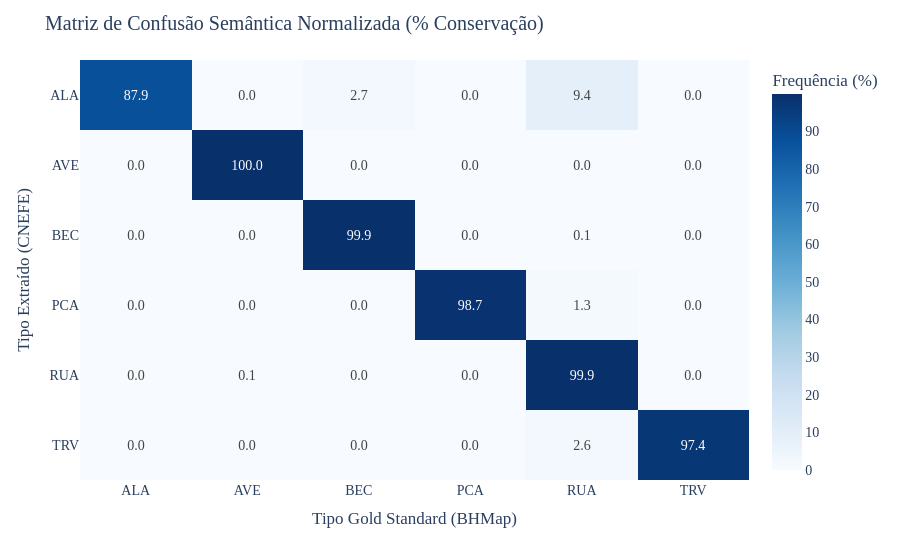

This figure's notebook cell:
### Markdown cell above
### Conclusão Exploratória das Correlações
A densidade bivariada mostra que o erro posicional (`spatial_distance`) não possui uma correlação linear forte com o comprimento da string. Contudo, em locais de `MCI = 0.8` (limite da alta certeza), vemos focos de distância máxima perto de 50 metros, evidenciando limites de confiabilidade.

---

## 4. Consistência Semântica Categórica (Matriz de Confusão por Tipo de Logradouro)

Um endereço no CNEFE pode vir como `BECO MARICOTA`, mas estar mapeado formalmente em BH como `RUA MARICOTA`. Isso define um descasamento semântico. Usaremos uma Matriz de Confusão Normalizada para plotar a Taxa de Retenção Categórica.

### Code cell
# Extração do tipo estimado do logradouro a partir da primeira palavra da string do IBGE
high_certainty_df['cnefe_tipo_estimado'] = high_certainty_df['std_logradouro_completo'].astype(str).str.split().str[0]

# Padronizando os nomes para garantir um join justo na matriz
tipo_map = {
    'RUA': 'RUA', 'AVENIDA': 'AVE', 'BECO': 'BEC', 'PRACA': 'PCA',
    'ALAMEDA': 'ALA', 'RODOVIA': 'ROD', 'TRAVESSA': 'TRV', 'QUADRA': 'QDA'
}
high_certainty_df['cnefe_tipo_estimado_sigla'] = high_certainty_df['cnefe_tipo_estimado'].map(tipo_map).fillna('OUTRO')

# Filtrar apenas os 6 principais tipos para legibilidade gráfica
main_types = ['RUA', 'AVE', 'BEC', 'PCA', 'ALA', 'TRV']
subset_sem = high_certainty_df[
    (high_certainty_df['cnefe_tipo_estimado_sigla'].isin(main_types)) & 
    (high_certainty_df['std_tipo_logradouro'].isin(main_types))
]

# Gerar Matriz de Confusão (Cross-Tabulation)
conf_matrix = pd.crosstab(subset_sem['cnefe_tipo_estimado_sigla'], subset_sem['std_tipo_logradouro'], normalize='index') * 100

# Plotly Heatmap (Interativo)
fig_cm = px.imshow(
    conf_matrix.values,
    labels=dict(x="Tipo Gold Standard (BHMap)", y="Tipo Extraído (CNEFE)", color="Frequência (%)"),
    x=conf_matrix.columns,
    y=conf_matrix.index,
    text_auto=".1f",
    aspect="auto",
    color_continuous_scale="Blues"
)

fig_cm.update_layout(
    title="Matriz de Confusão Semântica Normalizada (% Conservação)",
    template='plotly_white',
    font=dict(family="Georgia, serif", size=14)
)
fig_cm.show()
fig_cm.write_html('outputs/figures/04_confusion_matrix.html')
print('Heatmap salvo em outputs/figures/04_confusion_matrix.html')

### Figure 1 — Plotly figure (JSON) as saved in the notebook; plotly's stock layout.template omitted (floating-point values rounded to 4 significant figures)
{"data": [{"coloraxis": "coloraxis", "hovertemplate": "Tipo Gold Standard (BHMap): %{x}<br>Tipo Extraído (CNEFE): %{y}<br>Frequência (%): %{z}<extra></extra>", "name": "0", "texttemplate": "%{z:.1f}", "type": "heatmap", "x": ["ALA", "AVE", "BEC", "PCA", "RUA", "TRV"], "xaxis": "x", "y": ["ALA", "AVE", "BEC", "PCA", "RUA", "TRV"], "yaxis": "y", "z": [[87.87, 0.0, 2.723, 0.0, 9.406, 0.0], [0.0, 99.96, 0.03233, 0.0, 0.005389, 0.0], [0.0, 0.0, 99.89, 0.0, 0.1055, 0.0], [0.0, 0.0, 0.0, 98.68, 1.315, 0.0], [0.0, 0.1036, 0.01671, 0.0, 99.87, 0.01253], [0.0, 0.0, 0.0, 0.0, 2.616, 97.38]]}], "layout": {"coloraxis": {"colorbar": {"title": {"text": "Frequência (%)"}}, "colorscale": [[0.0, "rgb(247,251,255)"], [0.125, "rgb(222,235,247)"], [0.25, "rgb(198,219,239)"], [0.375, "rgb(158,202,225)"], [0.5, "rgb(107,174,214)"], [0.625, "rgb(66,146,198)"], [0.75, "rgb(33,113,181)"], [0.875, "rgb(8,81,156)"], [1.0, "rgb(8,48,107)"]]}, "font": {"family": "Georgia, serif", "size": 14}, "margin": {"t": 60}, "title": {"text": "Matriz de Confusão Semântica Normalizada (% Conservação)"}, "xaxis": {"anchor": "y", "domain": [0.0, 1.0], "title": {"text": "Tipo Gold Standard (BHMap)"}}, "yaxis": {"anchor": "x", "autorange": "reversed", "domain": [0.0, 1.0], "title": {"text": "Tipo Extraído (CNEFE)"}}}}
